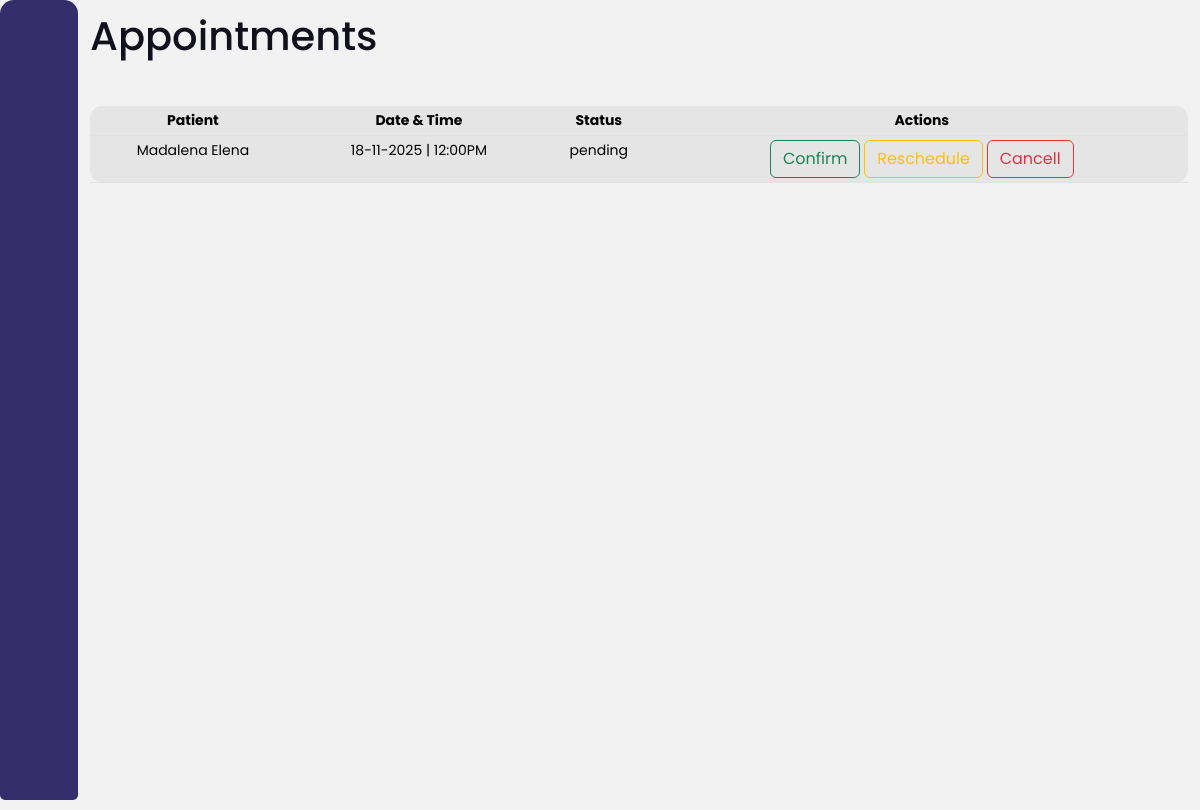
/doctors/appointments (signed in), run on the app's committed database.
### appointments/models.py (models this page shows)
class Appointment(models.Model):
    patient = models.ForeignKey(Patient,on_delete=models.CASCADE ,
        related_name='appointments')
    doctor = models.ForeignKey(Doctor, on_delete=models.CASCADE,
        related_name='doctor_appointments')
    date = models.DateTimeField()
    status = models.CharField(max_length=20, choices=[
        ('pending','Pending'),
        ('confirmed','Confirmed'),
        ('cancelled','Cancelled')] , default="-----")

### users/models.py (models this page shows, shortened)
class Patient(models.Model):
    user = models.OneToOneField(User, on_delete=models.CASCADE)
    firstname = models.CharField(max_length=255, default="")
    lastname = models.CharField(max_length=255, default="")
    residence = models.CharField(max_length=50, default="")
    phoneNumber = models.CharField(max_length=14, unique=True, default="+258 ")
    gender = models.CharField(max_length=8, choices=[('m',"Male"),('f','Female')], default="")
    birthDate = models.DateField()
    is_booked = models.BooleanField(default=False)

### users/views.py (the view)
# urls.py: path("doctors/appointments",views.appointmentList, name="doctor_appointment"),
@has_role_decorator('doctor')
@login_required(login_url='logIn')
def appointmentList(request):
    doctor = Doctor.objects.get(user=request.user)
    appointments = Appointment.objects.filter(doctor=doctor).order_by('id')
    context = {
        "appointments":appointments,
    }
    return render(request,"users/appointments.html",context)

### users/templates/users/appointments.html (shortened to what this page needs)
{% extends "doctor-base.html" %}
{% load static %}
{% block links %}
<link rel="stylesheet" href="{% static 'users/style.css' %}">
<link href='https://cdn.boxicons.com/3.0.3/fonts/basic/boxicons.min.css' rel='stylesheet'>
{% endblock links %}
{% block body %}
    {% block main_content %}
        <h1>Appointments</h1>
        <br>
        <div class="table-responsive mx-auto" style="max-width: 1200px;">
            <table class="table table-active table-hover table-sm">
                <thead>
                    <tr>
                        <th class="text-center">Patient</th>
                        <th class="text-center">Date & Time</th>
                        <th class="text-center">Status</th>
                        <th class="text-center">Actions</th>
                    </tr>
                </thead>
                <tbody>
                    {% for appointment in appointments  %}
                        <tr>
                            <td class="text-center" >{{ appointment.patient.firstname  }} {{ appointment.patient.lastname  }}</td>
                            <td class="text-center">{{ appointment.date|date:"d-m-Y | h:iA" }}</td>
                            <td class="text-center">{{ appointment.status }}</td>
                            <td class="text-center">
                                <a href="{% url 'confirm_appointment' appointment.id %}"><button type="button" class="btn btn-outline-success">Confirm</button></a>
                                <a href="{% url 'reschedule_appointment' appointment.id %}"><button type="button" class="btn btn-outline-warning">Reschedule</button></a>
                                <a href="{% url 'cancell_appointment' appointment.id %}"><button type="button" class="btn btn-outline-danger">Cancell</button></a>
                            </td>
                        </tr>
                    {% endfor %}
                </tbody>
            </table>
        </div>
    {% endblock main_content %}
{% endblock body %}

### users/static/users/style.css (style rules this page uses)
* { margin: 0; padding: 0; box-sizing: border-box; }
body { background-color: #F2F2F2; color: #0D0D0D; min-height: 100vh; width: 100%; overflow: hidden; font-family: "Poppins", sans-serif; font-weight: 400; font-style: normal; }
.table { font-size: 14px; }
.table thead tr th:first-child { border-top-left-radius: 12px; }
.table thead tr th:last-child { border-top-right-radius: 12px; }
.table tbody tr:last-child td:first-child { border-bottom-left-radius: 12px; }
.table tbody tr:last-child td:last-child { border-bottom-right-radius: 12px; }

### data on the page
Appointment: patient.firstname "Madalena Elena", date|h "18-11-2025 | 12:00PM", status "pending"
